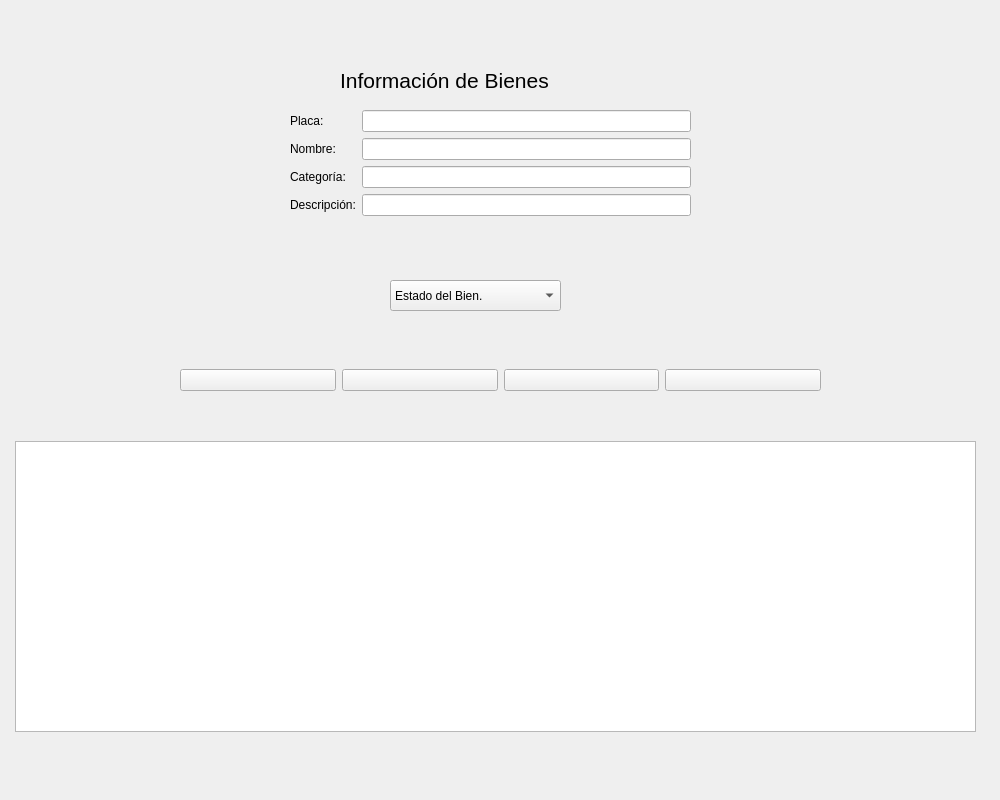
<?xml version="1.0" encoding="UTF-8"?>
<ui version="4.0">
 <class>Bienes</class>
 <widget class="QWidget" name="Bienes">
  <property name="geometry">
   <rect>
    <x>0</x>
    <y>0</y>
    <width>1000</width>
    <height>800</height>
   </rect>
  </property>
  <property name="minimumSize">
   <size>
    <width>1000</width>
    <height>800</height>
   </size>
  </property>
  <property name="windowTitle">
   <string>Bienes</string>
  </property>
  <property name="windowIcon">
   <iconset>
    <normaloff>recursos/trespatitos.jpg</normaloff>recursos/trespatitos.jpg</iconset>
  </property>
  <widget class="QLabel" name="lblTitulo">
   <property name="geometry">
    <rect>
     <x>340</x>
     <y>60</y>
     <width>281</width>
     <height>41</height>
    </rect>
   </property>
   <property name="font">
    <font>
     <pointsize>16</pointsize>
    </font>
   </property>
   <property name="text">
    <string>Información de Bienes</string>
   </property>
  </widget>
  <widget class="QWidget" name="formLayoutWidget">
   <property name="geometry">
    <rect>
     <x>290</x>
     <y>110</y>
     <width>401</width>
     <height>141</height>
    </rect>
   </property>
   <layout class="QFormLayout" name="formLayout">
    <item row="0" column="0">
     <widget class="QLabel" name="lblPlaca">
      <property name="text">
       <string>Placa:</string>
      </property>
     </widget>
    </item>
    <item row="1" column="0">
     <widget class="QLabel" name="lblNombre">
      <property name="text">
       <string>Nombre:</string>
      </property>
     </widget>
    </item>
    <item row="2" column="0">
     <widget class="QLabel" name="lblCategoria">
      <property name="text">
       <string>Categoría:</string>
      </property>
     </widget>
    </item>
    <item row="3" column="0">
     <widget class="QLabel" name="lblDescirpcion">
      <property name="text">
       <string>Descripción:</string>
      </property>
     </widget>
    </item>
    <item row="0" column="1">
     <widget class="QLineEdit" name="txtPlaca"/>
    </item>
    <item row="1" column="1">
     <widget class="QLineEdit" name="txtNombre"/>
    </item>
    <item row="2" column="1">
     <widget class="QLineEdit" name="txtCategoria"/>
    </item>
    <item row="3" column="1">
     <widget class="QLineEdit" name="txtDescripcion"/>
    </item>
   </layout>
  </widget>
  <widget class="QLabel" name="lblImagen">
   <property name="geometry">
    <rect>
     <x>790</x>
     <y>100</y>
     <width>151</width>
     <height>121</height>
    </rect>
   </property>
   <property name="text">
    <string/>
   </property>
   <property name="pixmap">
    <pixmap>recursos/imagen.png</pixmap>
   </property>
   <property name="scaledContents">
    <bool>true</bool>
   </property>
  </widget>
  <widget class="QComboBox" name="comboBox">
   <property name="geometry">
    <rect>
     <x>390</x>
     <y>280</y>
     <width>171</width>
     <height>31</height>
    </rect>
   </property>
   <property name="styleSheet">
    <string notr="true"/>
   </property>
   <item>
    <property name="text">
     <string>Estado del Bien.</string>
    </property>
   </item>
   <item>
    <property name="text">
     <string>Asignable.</string>
    </property>
   </item>
   <item>
    <property name="text">
     <string>Exclusión.</string>
    </property>
   </item>
   <item>
    <property name="text">
     <string>Reparación.</string>
    </property>
   </item>
  </widget>
  <widget class="QWidget" name="horizontalLayoutWidget">
   <property name="geometry">
    <rect>
     <x>180</x>
     <y>340</y>
     <width>641</width>
     <height>80</height>
    </rect>
   </property>
   <layout class="QHBoxLayout" name="horizontalLayout">
    <item>
     <widget class="QPushButton" name="btnGuardar">
      <property name="text">
       <string/>
      </property>
      <property name="icon">
       <iconset>
        <normaloff>recursos/save.jpeg</normaloff>recursos/save.jpeg</iconset>
      </property>
     </widget>
    </item>
    <item>
     <widget class="QPushButton" name="btnModificar">
      <property name="text">
       <string/>
      </property>
      <property name="icon">
       <iconset>
        <normaloff>recursos/editar.jpg</normaloff>recursos/editar.jpg</iconset>
      </property>
     </widget>
    </item>
    <item>
     <widget class="QPushButton" name="btnEliminar">
      <property name="text">
       <string/>
      </property>
      <property name="icon">
       <iconset>
        <normaloff>recursos/delete.webp</normaloff>recursos/delete.webp</iconset>
      </property>
     </widget>
    </item>
    <item>
     <widget class="QPushButton" name="btnCancelar">
      <property name="text">
       <string/>
      </property>
      <property name="icon">
       <iconset>
        <normaloff>recursos/salir.jpg</normaloff>recursos/salir.jpg</iconset>
      </property>
     </widget>
    </item>
   </layout>
  </widget>
  <widget class="QTableWidget" name="tableWidget">
   <property name="geometry">
    <rect>
     <x>15</x>
     <y>441</y>
     <width>961</width>
     <height>291</height>
    </rect>
   </property>
  </widget>
 </widget>
 <resources/>
 <connections/>
</ui>
